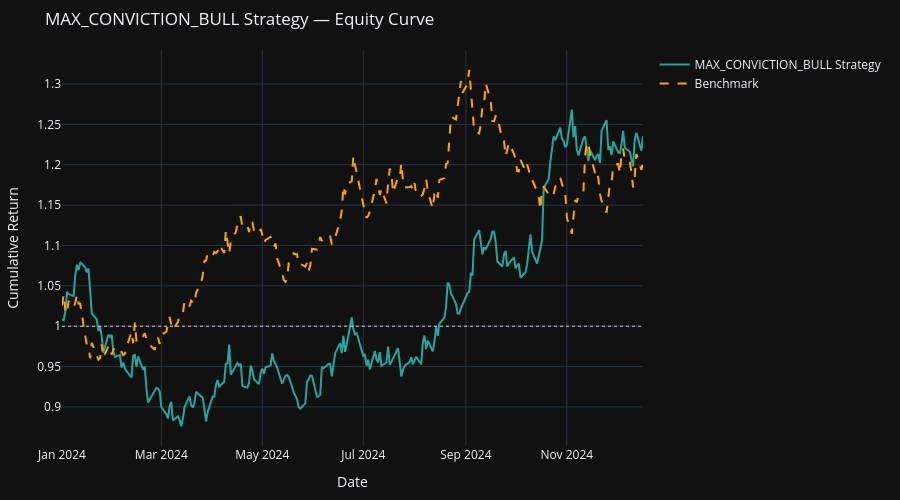

The notebook cell this image was saved under:
### Code cell
# Cell 5 — Test equity curve
import pandas as pd
import numpy as np

np.random.seed(42)
dates = pd.date_range('2024-01-01', periods=252, freq='B')
strategy_returns = pd.Series(
    np.random.normal(0.001, 0.015, 252), index=dates
)
benchmark_returns = pd.Series(
    np.random.normal(0.0005, 0.012, 252), index=dates
)

fig = ChartBuilder.equity_curve(
    strategy_returns,
    'MAX_CONVICTION_BULL Strategy',
    benchmark=benchmark_returns
)
fig.show()

### Figure 1 — Plotly figure (JSON) as saved in the notebook; plotly's stock layout.template omitted (floating-point values rounded to 4 significant figures; data arrays with more than 128 entries replaced by an {"elided": "..."} marker saying what was removed)
{"data": [{"line": {"color": "#26a69a", "width": 2}, "mode": "lines", "name": "MAX_CONVICTION_BULL Strategy", "type": "scatter", "x": {"elided": "252 str values"}, "y": {"elided": "252 float values"}}, {"line": {"color": "orange", "dash": "dash", "width": 2}, "mode": "lines", "name": "Benchmark", "type": "scatter", "x": {"elided": "252 str values"}, "y": {"elided": "252 float values"}}], "layout": {"height": 500, "margin": {"b": 30, "l": 60, "r": 30, "t": 50}, "shapes": [{"line": {"color": "white", "dash": "dot", "width": 0.8}, "type": "line", "x0": 0, "x1": 1, "xref": "x domain", "y0": 1, "y1": 1, "yref": "y"}], "title": {"text": "MAX_CONVICTION_BULL Strategy — Equity Curve"}, "xaxis": {"title": {"text": "Date"}}, "yaxis": {"title": {"text": "Cumulative Return"}}}}
